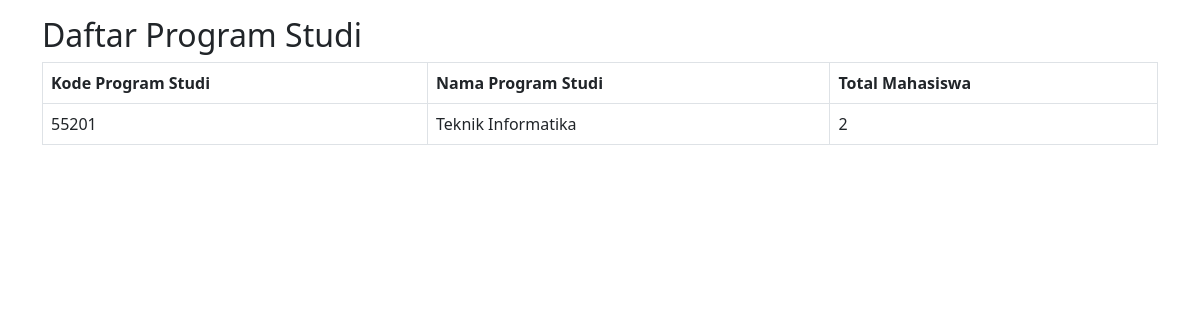
Page /daftarprodi.php on the earlier database version.
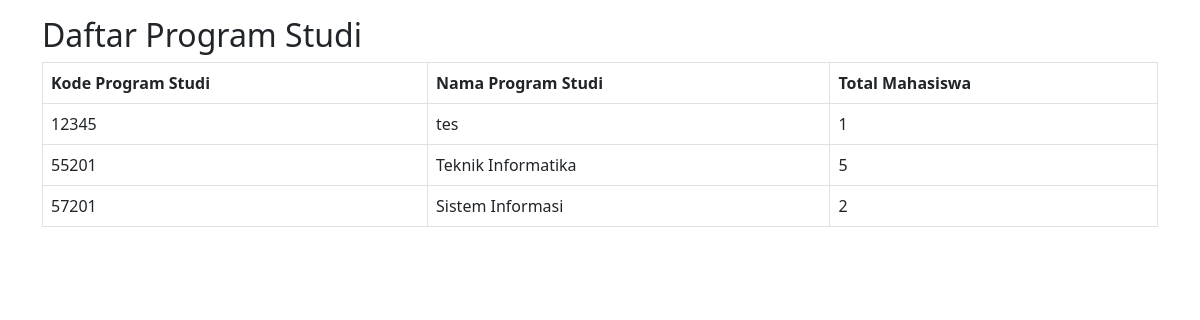
Same page on the later database version.
### tables this page shows
CREATE TABLE `prodi` (
  `kodeprodi` char(5) NOT NULL,
  `namaprodi` varchar(20) NOT NULL
);

### daftarprodi.php (the view, shortened to what this page needs)
<!DOCTYPE html>
<html lang="en">
<head>
  <link href="https://cdn.jsdelivr.net/npm/bootstrap@5.2.3/dist/css/bootstrap.min.css" rel="stylesheet">
</head>
<body onload="print()">
<div class="container mt-3">
<h2>Daftar Program Studi</h2>
<table class="table table-bordered">
    <thead>
      <tr>
        <th>Kode Program Studi</th>
        <th>Nama Program Studi</th>
        <th>Total Mahasiswa</th>
      </tr>
    </thead>
    <tbody>
<?php
 include_once('koneksi.db.php');
 $sql="select * from prodi";
 $q=mysqli_query($kon,$sql);
 $r=mysqli_fetch_array($q);
 do {
?>
      <tr>
        <td><?php echo $r['kodeprodi'];?></td>
        <td><?php echo $r['namaprodi'];?></td>
        <td>
		<?php
		 $sqlm="select count(npm) as jumlah from mahasiswa where kodeprodi='".$r['kodeprodi']."'";
		 $qm=mysqli_query($kon,$sqlm);
		 $rm=mysqli_fetch_array($qm);
		 if (!empty($rm)) echo $rm['jumlah'];
		?>
		</td>
      </tr>
<?php
 } while ($r=mysqli_fetch_array($q));
?>
    </tbody>
</table>
</div>
</body>
</html>

Differences in the rows shown:
added prodi: kodeprodi "12345", namaprodi "tes", jumlah "1"
computed for prodi "Teknik Informatika": jumlah "2" → "5"
added prodi: kodeprodi "57201", namaprodi "Sistem Informasi", jumlah "2"
